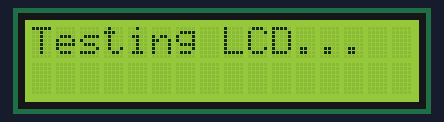
A sketch run on a simulated Arduino Uno, built with avr-gcc and run on an emulated ATmega328P. Shown: 16×2 character LCD.

Above: at 0.1 s.
At 2.2 s:
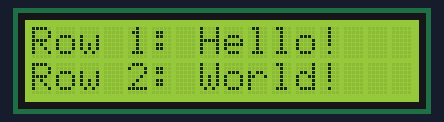

The sketch:

test_LCD.ino
```cpp
#include <Wire.h>
#include <LiquidCrystal_I2C.h>

// 初始化 LCD1602A 屏幕，地址为 0x27，尺寸为 16x2
LiquidCrystal_I2C lcd(0x27, 16, 2);

void setup() {
  // 初始化 LCD 屏幕
  lcd.init();
  lcd.backlight();

  // 在屏幕上显示初始信息
  lcd.setCursor(0, 0); // 设置光标到第一行第一个位置
  lcd.print("Testing LCD...");
  delay(2000); // 等待 2 秒

  // 清屏以准备显示新内容
  lcd.clear();
}

void loop() {
  // 显示动态信息
  lcd.setCursor(0, 0); // 第一行
  lcd.print("Row 1: Hello!");

  lcd.setCursor(0, 1); // 第二行
  lcd.print("Row 2: World!");

  // 每隔 1 秒刷新一次显示
  delay(1000);
}
```
